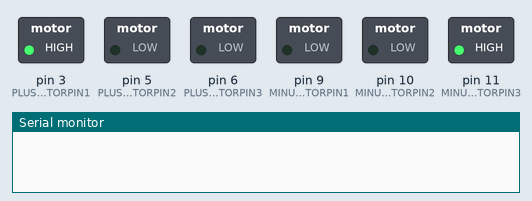
Recording of a sketch running on a simulated Arduino Uno, built with avr-gcc and run on an emulated ATmega328P. Parts: switched loads named in the sketch (green lamp = pin HIGH), the last lines printed to the serial monitor.

Above: at 0.15 s.
At 2.28 s:
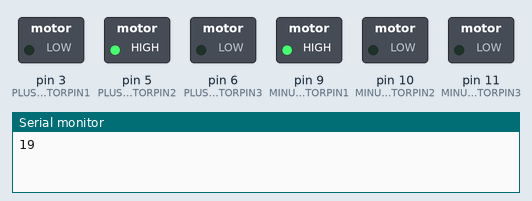
At 10.42 s:
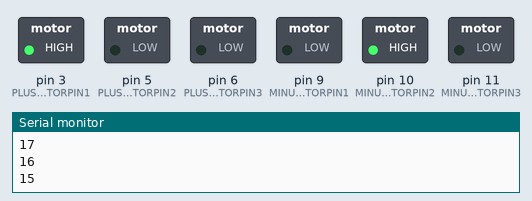
At 16.24 s:
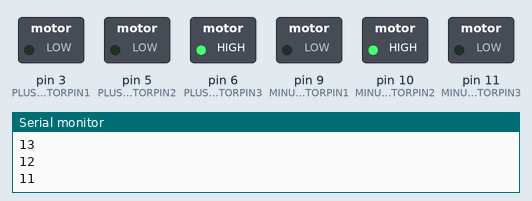
At 22.21 s:
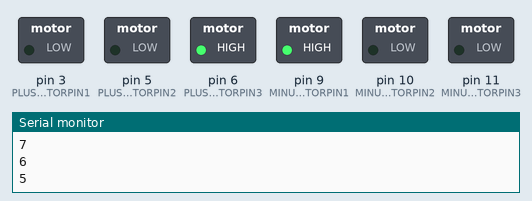
At 23.11 s:
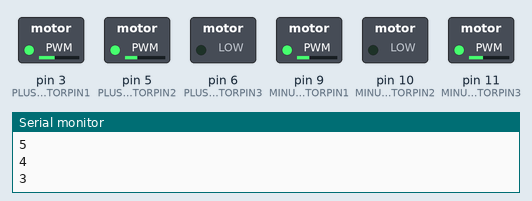
Timing chart, 0 to 40.0 s (numbered marks = the images above):
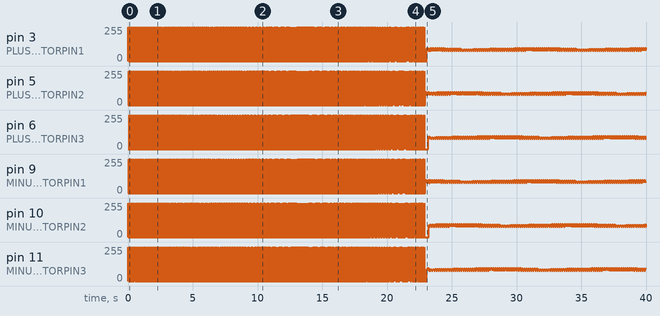

The sketch:

esc.ino
```cpp
#define PLUSMOTORPIN1 3
#define PLUSMOTORPIN2 5
#define PLUSMOTORPIN3 6
#define MINUSMOTORPIN1 9
#define MINUSMOTORPIN2 10
#define MINUSMOTORPIN3 11

void setup() {
  Serial.begin(115255);
  pinMode(PLUSMOTORPIN1, OUTPUT);
  pinMode(PLUSMOTORPIN2, OUTPUT);
  pinMode(PLUSMOTORPIN3, OUTPUT);
  pinMode(MINUSMOTORPIN1, OUTPUT);
  pinMode(MINUSMOTORPIN2, OUTPUT);
  pinMode(MINUSMOTORPIN3, OUTPUT);

//  setPwmFrequency(PLUSMOTORPIN1);
//  setPwmFrequency(PLUSMOTORPIN2);
//  setPwmFrequency(PLUSMOTORPIN3);

  digitalWrite(PLUSMOTORPIN1, LOW);
  digitalWrite(PLUSMOTORPIN2, LOW);
  digitalWrite(PLUSMOTORPIN3, LOW);
  digitalWrite(MINUSMOTORPIN1, LOW);
  digitalWrite(MINUSMOTORPIN2, LOW);
  digitalWrite(MINUSMOTORPIN3, LOW);
}

byte motorSteps1Plus[6] = {255, 255, 0, 0, 0, 0};
byte motorSteps2Plus[6] = {0, 0, 255, 255, 0, 0};
byte motorSteps3Plus[6] = {0, 0, 0, 0, 255, 255};
byte motorSteps3Minus[6] = {0, HIGH, HIGH, 0, 0, 0};
byte motorSteps2Minus[6] = {HIGH, 0, 0, 0, 0, HIGH};
byte motorSteps1Minus[6] = {0, 0, 0, HIGH, HIGH, 0};

byte thisStep = 0;
int stepsDone = 0;
int stepsGap = 5;
byte wait = 20;

void loop() {
  digitalWrite(MINUSMOTORPIN1, motorSteps1Minus[thisStep]);
  digitalWrite(MINUSMOTORPIN2, motorSteps2Minus[thisStep]);
  digitalWrite(MINUSMOTORPIN3, motorSteps3Minus[thisStep]);
  analogWrite(PLUSMOTORPIN1, motorSteps1Plus[thisStep]);
  analogWrite(PLUSMOTORPIN2, motorSteps2Plus[thisStep]);
  analogWrite(PLUSMOTORPIN3, motorSteps3Plus[thisStep]);
//  delay(10);
//  analogWrite(PLUSMOTORPIN1, 0);
//  analogWrite(PLUSMOTORPIN2, 0);
//  analogWrite(PLUSMOTORPIN3, 0);

  if (++thisStep >= 6) {
    thisStep = 0;
    stepsDone++;
  }
  if (wait > 2 && stepsDone > stepsGap) {
    stepsGap += 20;
    wait--;
    Serial.println(wait);
  }
  delay(wait);
}

void setPwmFrequency(int pin) {
  if(pin == 5 || pin == 6 || pin == 9 || pin == 10) {
    if(pin == 5 || pin == 6) {
      TCCR0B = TCCR0B & 0b11111000 | 0x01;
    } else {
      TCCR1B = TCCR1B & 0b11111000 | 0x01;
    }
  }
  else if(pin == 3 || pin == 11) {
    TCCR2B = TCCR2B & 0b11111000 | 0x01;
  }
}
```
